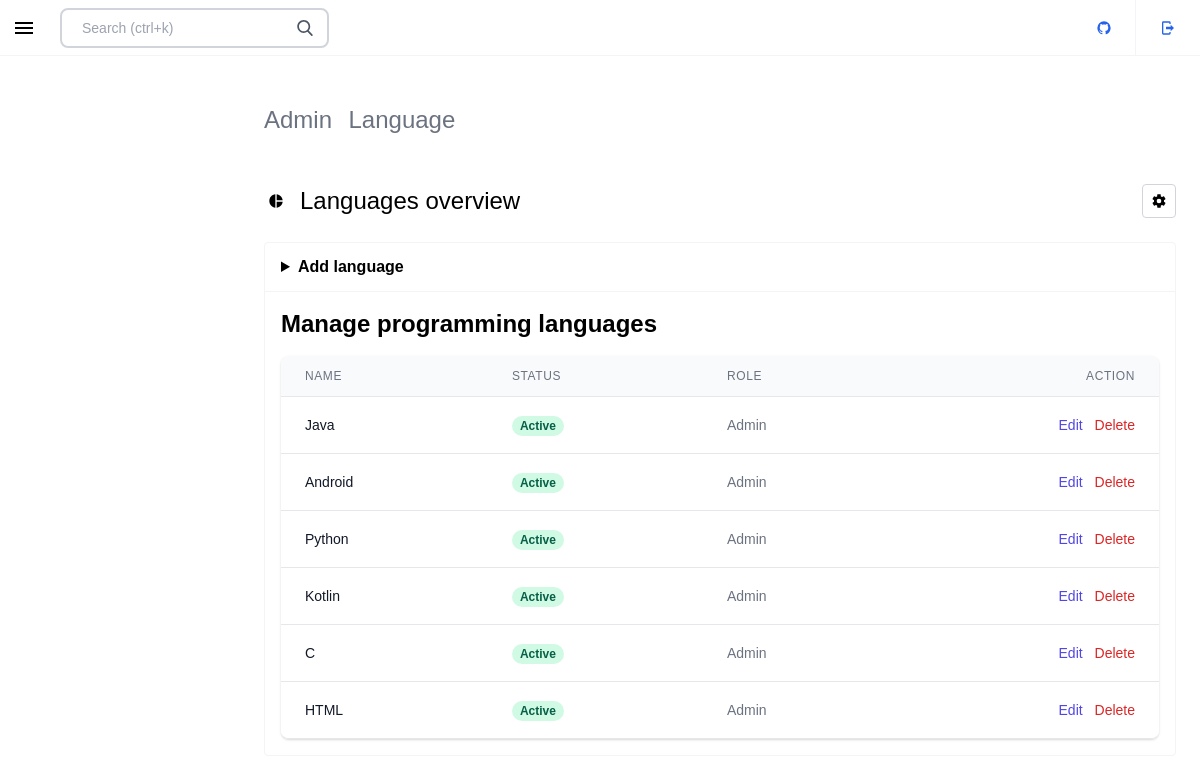
The page /admin/index.php?pro_lang (signed in) on the database its author committed.
### tables this page shows
CREATE TABLE `programming_languages` (
  `id` int(255) NOT NULL AUTO_INCREMENT,
  `lang_name` varchar(255) DEFAULT NULL,
  `lang_image` varchar(255) DEFAULT NULL,
  PRIMARY KEY (`id`)
);

### admin/inc/function.php (called while the page is built, shortened)
<?php
function select_programming_langs()
{
    include("inc/connect.php");
    $sel_lang = $con->prepare("select * from programming_languages");
    $sel_lang->setFetchMode(PDO::FETCH_ASSOC);
    $sel_lang->execute();
    $langs = array();
    while ($row = $sel_lang->fetch()) {
        array_push($langs, array("name" => $row["lang_name"], "id" => $row["id"]));
    }
    return $langs;
}

### admin/inc/programming_language/programming_languages.php (the view, shortened to what this page needs)
<section class="p-6">
    <div class="justify-between items-center block md:flex">
        <div class="flex shrink-0 grow-0 items-center justify-center mb-6 md:mb-0">
            <ul>
                <li class="title-stack-item inline-block pr-3 text-2xl text-gray-500 dark:text-gray-400 last:pr-0 last:font-black last:text-black dark:text-gray-100" data-v-fecf18ac="">Admin</li>
                <li class="title-stack-item inline-block pr-3 text-2xl text-gray-500 dark:text-gray-400 last:pr-0 last:font-black last:text-black dark:text-gray-100" data-v-fecf18ac="">Language</li>
            </ul>
        </div>
    </div>
</section>
<section class="px-0 md:px-6 py-6">
    <section class="px-6 sm:px-0 mb-6 flex items-center justify-between">
        <div class="flex items-center justify-start"><span class="inline-flex justify-center items-center w-6 h-6 mr-3"><svg viewBox="0 0 24 24" width="16" height="16" class="inline-block">
                    <path fill="currentColor" d="M11,2V22C5.9,21.5 2,17.2 2,12C2,6.8 5.9,2.5 11,2M13,2V11H22C21.5,6.2 17.8,2.5 13,2M13,13V22C17.7,21.5 21.5,17.8 22,13H13Z" style="--darkreader-inline-fill:currentColor;" data-darkreader-inline-fill=""></path>
                </svg></span>
            <h1 class="text-2xl">Languages overview</h1>
        </div><button class="inline-flex cursor-pointer justify-center items-center whitespace-nowrap focus:outline-none transition-colors focus:ring duration-150 border rounded ring-blue-700 p-1 bg-white text-black border-gray-300 hover:bg-gray-50" type="button"><span class="inline-flex justify-center items-center w-6 h-6"></span>
        </button>
    </section>
    <div class="md:rounded border-gray-100 dark:bg-gray-900/70 bg-white border dark:border-gray-800 mb-6">
        <header class="border-gray-100 flex items-stretch border-b dark:border-gray-800">
            <div class="flex items-center py-3 flex-grow font-bold px-4">
                <details class="w-full">
                    <summary>Add language</summary>
                </details>
            </div>
        </header>
        <div class="flex flex-col flex-grow mt-4">
            <div class="flex items-center justify-between px-4">
                <p class="text-2xl font-bold">Manage programming languages</p>
            </div>
            <div class="my-2">
                <div class="py-2 align-middle px-4">
                    <div class="shadow overflow-hidden border-b border-gray-200 sm:rounded-lg">
                        <table class="divide-y divide-gray-200 min-w-full">
                            <thead class="bg-gray-50">
                                <tr>
                                    <th scope="col" class="px-6 py-3 text-left text-xs font-medium text-gray-500 uppercase tracking-wider">Name</th>
                                    <th scope="col" class="px-6 py-3 text-left text-xs font-medium text-gray-500 uppercase tracking-wider">Status</th>
                                    <th scope="col" class="px-6 py-3 text-left text-xs font-medium text-gray-500 uppercase tracking-wider">Role</th>
                                    <th scope="col" class="px-6 py-3 text-left text-xs font-medium text-gray-500 uppercase tracking-wider text-right">Action</th>
                                </tr>
                            </thead>
                            <tbody class="bg-white divide-y divide-gray-200">
                                <?php
                                $langs = select_programming_langs();
                                foreach ($langs as $lang) {
                                ?>
                                    <tr>
                                        <td class="px-6 py-4 whitespace-nowrap">
                                            <div class="flex items-center">
                                                <div class="text-sm font-medium text-gray-900"> <?php echo $lang['name'] ?> </div>
                                            </div>
                                        </td>
                                        <td class="px-6 py-4 whitespace-nowrap">
                                            <span class="px-2 inline-flex text-xs leading-5 font-semibold rounded-full bg-green-100 text-green-800"> Active </span>
                                        </td>
                                        <td class="px-6 py-4 whitespace-nowrap text-sm text-gray-500">Admin</td>
                                        <td class="px-6 py-4 whitespace-nowrap text-right text-sm font-medium">
                                            <a href="index.php?edit_pro_lang=<?php echo $lang['id'] ?>" class="text-indigo-600 hover:text-indigo-900">Edit</a>
                                            <a href="index.php?del_pro_lang=<?php echo $lang['id'] ?>" class="text-red-600 hover:text-red-900 ml-2">Delete</a>
                                        </td>
                                    </tr>
                                <?php }
                                ?>
                            </tbody>
                        </table>
                    </div>
                </div>
            </div>
        </div>
    </div>
</section>

### admin/css/style.css (style rules this page uses)
* { margin: 0; padding: 0; font-family: 'Lucida Sans', 'Lucida Sans Regular', 'Lucida Grande', 'Lucida Sans Unicode', Geneva, Verdana, sans-serif; }
.text-right { text-align: right; }
summary { cursor: pointer; }

### rows shown on the page
programming_languages: lang_name "Java"
programming_languages: lang_name "Android"
programming_languages: lang_name "Python"
programming_languages: lang_name "Kotlin"
programming_languages: lang_name "HTML"

### other values the page prints
$lang['name'] "C"
